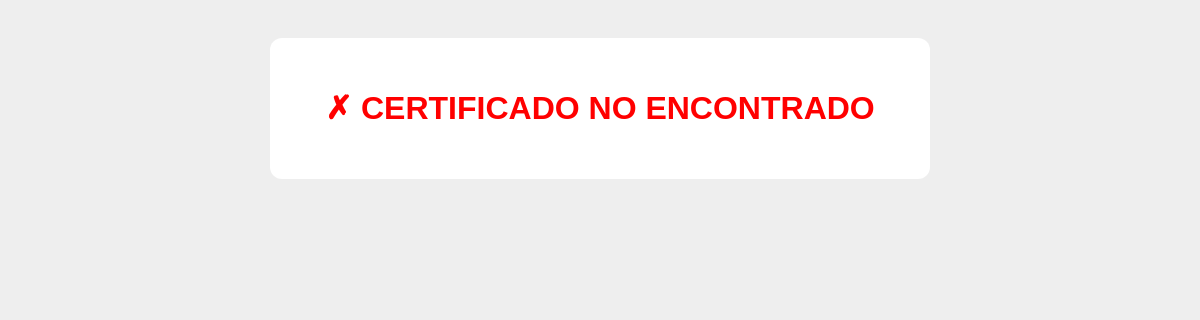
/verificar.php?codigo=PGE-2026-F4233B46, run on an earlier commit of the app's database.
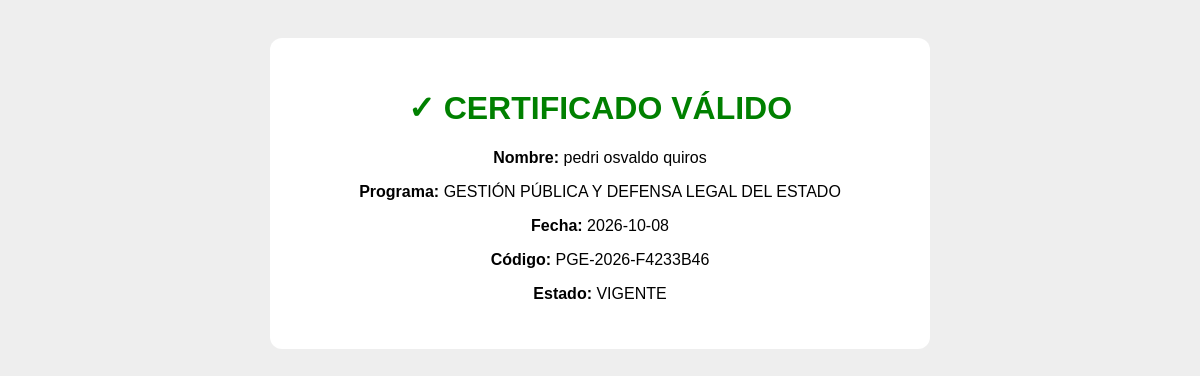
And on a later commit of the database.
### tables this page shows
CREATE TABLE `certificados` (
  `id` int(11) NOT NULL AUTO_INCREMENT,
  `nombre` varchar(100) NOT NULL,
  `apellido` varchar(100) NOT NULL,
  `ci` varchar(30) DEFAULT NULL,
  `correo` varchar(180) DEFAULT NULL,
  `programa` varchar(255) NOT NULL DEFAULT 'GESTIÃ"N PÃsBLICA Y DEFENSA LEGAL DEL ESTADO',
  `fecha_emision` date NOT NULL,
  `codigo` varchar(50) NOT NULL,
  `archivo` varchar(255) DEFAULT NULL,
  `correo_enviado` tinyint(1) NOT NULL DEFAULT 0,
  `fecha_envio` datetime DEFAULT NULL,
  `estado` enum('VIGENTE','ANULADO') NOT NULL DEFAULT 'VIGENTE',
  `creado_en` timestamp NOT NULL DEFAULT current_timestamp(),
  PRIMARY KEY (`id`),
  UNIQUE KEY `codigo` (`codigo`)
);

### verificar.php (the view, shortened to what this page needs)
<?php require "config.php";$codigo=trim($_GET["codigo"]??"");$s=$conexion->prepare("SELECT * FROM certificados WHERE codigo=? LIMIT 1");$s->bind_param("s",$codigo);$s->execute();$c=$s->get_result()->fetch_assoc();?><!doctype html><html lang="es"><head></head><body><div class="box"><?php if($c):?><h1 class="ok">✓ CERTIFICADO VÁLIDO</h1><p><b>Nombre:</b> <?=htmlspecialchars($c["nombre"]." ".$c["apellido"])?></p><p><b>Programa:</b> <?=htmlspecialchars($c["programa"])?></p><p><b>Fecha:</b> <?=$c["fecha_emision"]?></p><p><b>Código:</b> <?=htmlspecialchars($c["codigo"])?></p><p><b>Estado:</b> <?=$c["estado"]?></p><?php else:?><h1 class="no">✗ CERTIFICADO NO ENCONTRADO</h1><?php endif;?></div></body></html>

### verificar.php (style rules this page uses)
body { font-family:Arial;background:#eee;padding:30px }
.box { max-width:600px;margin:auto;background:#fff;padding:30px;border-radius:12px;text-align:center }
.ok { color:green }
.no { color:red }

What changed in the data, as far as the page shows it:
added certificados: nombre+apellido "pedri osvaldo quiros", programa "GESTIÓN PÚBLICA Y DEFENSA LEGAL DEL ESTADO", fecha_emision "2026-10-08", codigo "PGE-2026-F4233B46", estado "VIGENTE"
Also different on the page:
text no longer shown: "✗ CERTIFICADO NO ENCONTRADO"
text now shown: "✓ CERTIFICADO VÁLIDO Nombre: Programa: Fecha: Código: Estado:"
